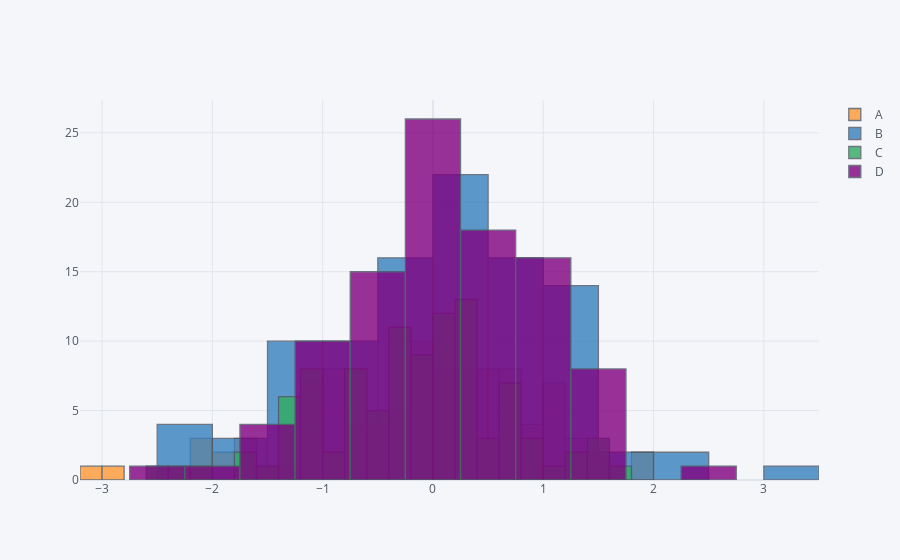

Here is the notebook cell this chart was saved with:
### Code cell
df.iplot(kind='hist',bins=25)
